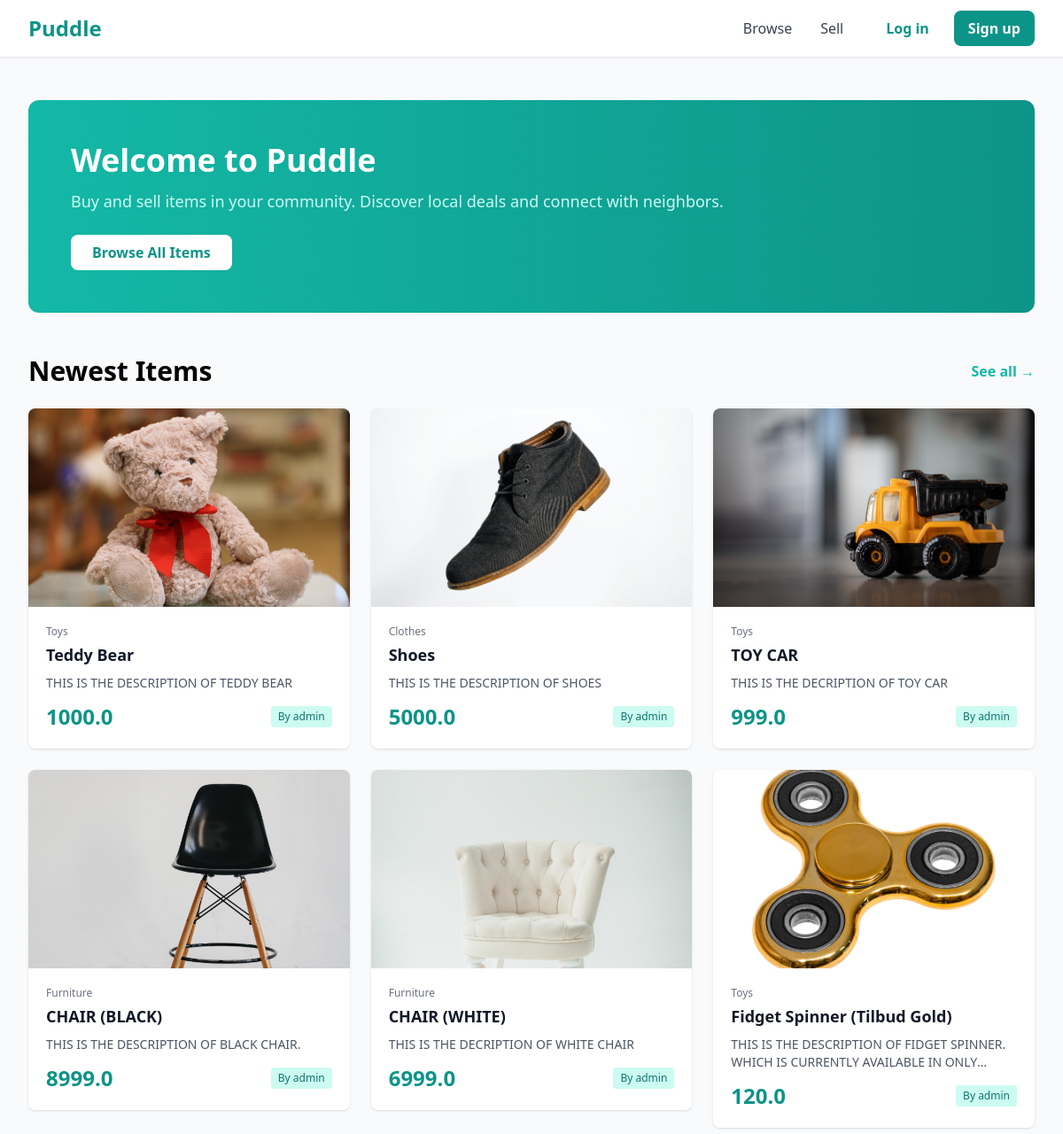
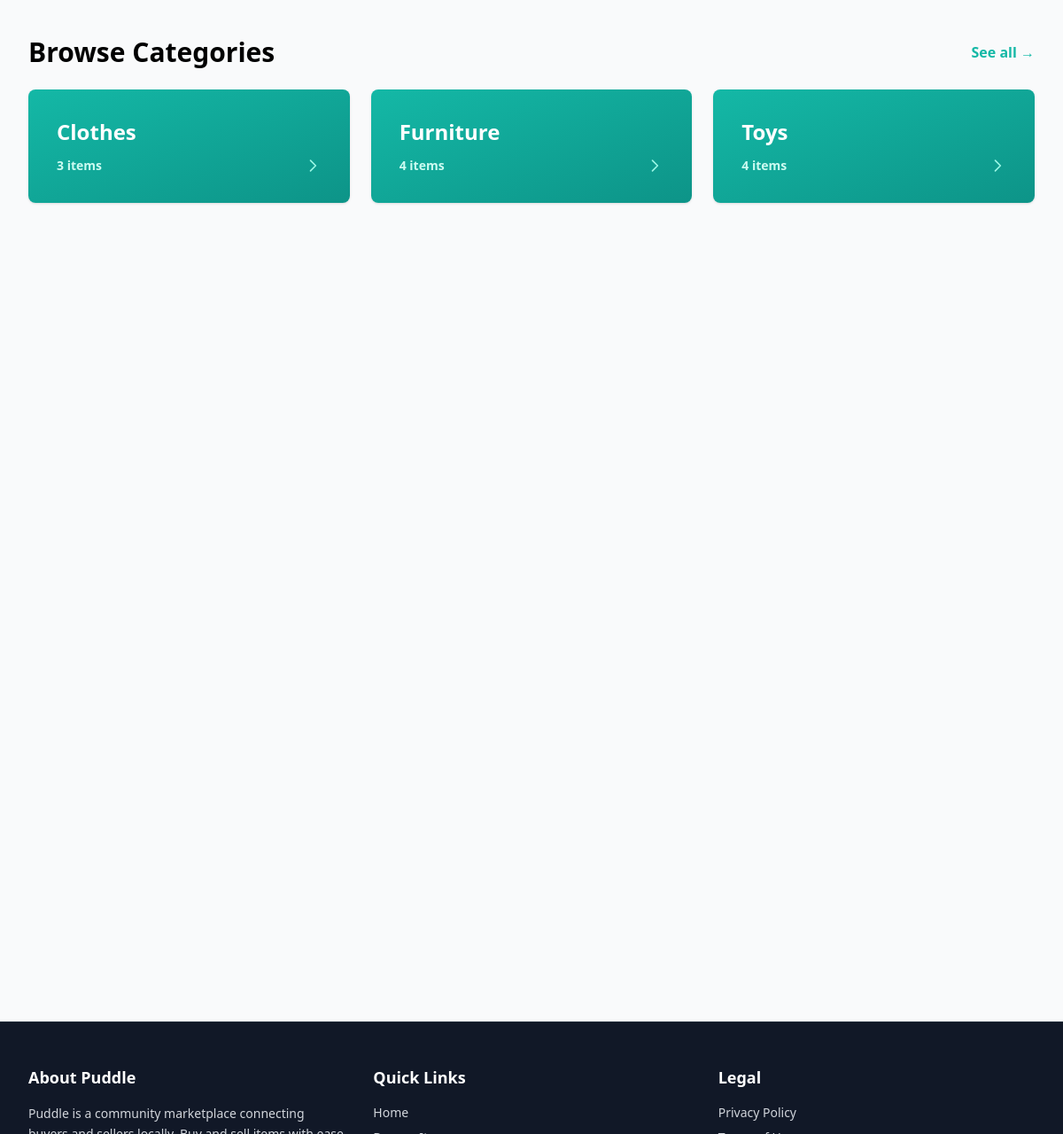
The page / on the database its author committed (2 pictures, top to bottom).
### item/models.py (models this page shows, shortened)
class Item(models.Model):
    category = models.ForeignKey(Category, related_name='items', on_delete=models.CASCADE)
    name = models.CharField(max_length=255)
    description = models.TextField(blank=True, null=True)
    price = models.FloatField()
    image = models.ImageField(upload_to='item_images', blank=True, null=True)
    is_sold = models.BooleanField(default=False)
    created_by = models.ForeignKey(User, related_name='items', on_delete=models.CASCADE)
    created_at = models.DateTimeField(auto_now_add=True)

class Category(models.Model):
    name = models.CharField(max_length=255)
    class Meta:
        ordering = ('name',)
        verbose_name_plural = 'Categories'

### core/views.py (the view)
# urls.py: path('', views.index, name='index'),
def index(request):
    items = Item.objects.filter(is_sold=False)[0:6]
    categories = Category.objects.all()
    return render(request, 'core/index.html', {
        'categories': categories,
        'items': items,
    })

### core/templates/core/index.html (shortened to what this page needs)
{% extends 'core/base.html' %}
{% block content %}
<div class="mb-12 bg-gradient-to-r from-teal-500 to-teal-600 rounded-xl p-8 md:p-12 text-white">
  <h1 class="text-3xl md:text-4xl font-bold mb-3">Welcome to Puddle</h1>
  <p class="text-lg text-teal-100 mb-6">Buy and sell items in your community. Discover local deals and connect with neighbors.</p>
  <a href="{% url 'item:items' %}" class="inline-block px-6 py-2 bg-white text-teal-600 font-semibold rounded-lg hover:bg-teal-50 transition">Browse All Items</a>
</div>
<div class="mb-12">
  <div class="flex justify-between items-center mb-6">
    <h2 class="text-2xl md:text-3xl font-bold">Newest Items</h2>
    <a href="{% url 'item:items' %}" class="text-teal-500 hover:text-teal-700 font-semibold">See all →</a>
  </div>
  {% if items %}
  <div class="grid grid-cols-1 md:grid-cols-2 lg:grid-cols-3 gap-6">
    {% for item in items %}
    <div class="group">
      <a href="{% url 'item:detail' item.id %}" class="block rounded-lg overflow-hidden shadow hover:shadow-lg transition">
        <div class="relative bg-gray-200 overflow-hidden h-48 md:h-56">
          {% if item.image %}
          <img src="{{ item.image.url }}" alt="{{ item.name }}" class="w-full h-full object-cover group-hover:scale-105 transition duration-300">
          {% endif %}
        </div>
        <div class="p-5 bg-white">
          <p class="text-xs text-gray-500 mb-1">{{ item.category.name }}</p>
          <h3 class="text-lg font-semibold text-gray-900 mb-2 line-clamp-2">{{ item.name }}</h3>
          {% if item.description %}
          <p class="text-sm text-gray-600 mb-3 line-clamp-2">{{ item.description }}</p>
          {% endif %}
          <div class="flex justify-between items-center">
            <span class="text-2xl font-bold text-teal-600">{{ item.price }}</span>
            <span class="text-xs bg-teal-100 text-teal-700 px-2 py-1 rounded">By {{ item.created_by.username }}</span>
          </div>
        </div>
      </a>
    </div>
    {% endfor %}
  </div>
  {% endif %}
</div>
<div>
  <div class="flex justify-between items-center mb-6">
    <h2 class="text-2xl md:text-3xl font-bold">Browse Categories</h2>
    <a href="{% url 'item:items' %}" class="text-teal-500 hover:text-teal-700 font-semibold">See all →</a>
  </div>
  {% if categories %}
  <div class="grid grid-cols-1 md:grid-cols-2 lg:grid-cols-3 gap-6">
    {% for category in categories %}
    <a href="{% url 'item:items' %}?category={{ category.id }}" class="group block rounded-lg overflow-hidden shadow hover:shadow-lg transition">
      <div class="bg-gradient-to-br from-teal-500 to-teal-600 p-8 text-white h-32 flex flex-col justify-between group-hover:from-teal-600 group-hover:to-teal-700 transition">
        <div>
          <h3 class="text-xl md:text-2xl font-bold">{{ category.name }}</h3>
        </div>
        <div class="flex items-end justify-between">
          <span class="text-sm font-semibold text-teal-100">{{ category.items.count }} item{{ category.items.count|pluralize }}</span>
          <svg class="w-5 h-5 text-teal-200 group-hover:translate-x-1 transition" fill="none" stroke="currentColor" viewBox="0 0 24 24">
            <path stroke-linecap="round" stroke-linejoin="round" stroke-width="2" d="M9 5l7 7-7 7"/>
          </svg>
        </div>
      </div>
    </a>
    {% endfor %}
  </div>
  {% endif %}
</div>
{% endblock %}

### core/templates/core/base.html (shortened to what this page needs)
<!doctype html>
<html lang="en">
    <head>
        <script src="https://cdn.tailwindcss.com"></script>
    </head>
    <body class="bg-gray-50">
        <nav class="sticky top-0 z-50 bg-white border-b border-gray-200 shadow-sm">
            <div class="max-w-7xl mx-auto px-4 sm:px-6 lg:px-8">
                <div class="flex justify-between items-center h-16">
                    <a href="{% url 'core:index' %}" class="text-2xl font-bold text-teal-600 hover:text-teal-700 transition">Puddle</a>
                    <div class="hidden md:flex items-center space-x-8">
                        <a href="{% url 'item:items' %}" class="text-gray-700 font-medium hover:text-teal-600 transition">Browse</a>
                        <a href="{% url 'item:new' %}" class="text-gray-700 font-medium hover:text-teal-600 transition">Sell</a>
                        {% if request.user.is_authenticated %}
                            <div class="flex items-center space-x-4">
                                <a href="{% url 'conversation:inbox' %}" class="relative inline-flex items-center px-4 py-2 bg-teal-500 text-white font-semibold rounded-lg hover:bg-teal-600 transition">
                                    <svg class="w-5 h-5 mr-2" fill="none" stroke="currentColor" viewBox="0 0 24 24">
                                        <path stroke-linecap="round" stroke-linejoin="round" stroke-width="2" d="M3 8l7.89 5.26a2 2 0 002.22 0L21 8M5 19h14a2 2 0 002-2V7a2 2 0 00-2-2H5a2 2 0 00-2 2v10a2 2 0 002 2z"/>
                                    </svg>
                                    Inbox
                                </a>
                                <a href="{% url 'dashboard:index' %}" class="px-4 py-2 bg-gray-100 text-gray-700 font-semibold rounded-lg hover:bg-gray-200 transition">Dashboard</a>
                                <form method="post" action="{% url 'core:logout' %}" style="display: inline;">
                                    {% csrf_token %}
                                    <button type="submit" class="text-gray-700 font-medium hover:text-red-600 transition">Logout</button>
                                </form>
                            </div>
                        {% else %}
                            <div class="flex items-center space-x-3">
                                <a href="{% url 'core:login' %}" class="px-4 py-2 text-teal-600 font-semibold hover:bg-teal-50 rounded-lg transition">Log in</a>
                                <a href="{% url 'core:signup' %}" class="px-4 py-2 bg-teal-600 text-white font-semibold rounded-lg hover:bg-teal-700 transition">Sign up</a>
                            </div>
                        {% endif %}
                    </div>
                </div>
            </div>
        </nav>
        <div class="min-h-[calc(100vh-16rem)] max-w-7xl mx-auto px-4 sm:px-6 lg:px-8 py-12">
            {% block content %}
            {% endblock %}
        </div>
        <footer class="bg-gray-900 text-gray-300 mt-16 border-t border-gray-800">
            <div class="max-w-7xl mx-auto px-4 sm:px-6 lg:px-8 py-12">
                <div class="grid grid-cols-1 md:grid-cols-3 gap-8 mb-8">
                    <div>
                        <h3 class="text-lg font-bold text-white mb-4">About Puddle</h3>
                        <p class="text-sm leading-relaxed">Puddle is a community marketplace connecting buyers and sellers locally. Buy and sell items with ease in your neighborhood.</p>
                    </div>
                    <div>
                        <h3 class="text-lg font-bold text-white mb-4">Quick Links</h3>
                        <ul class="space-y-2 text-sm">
                            <li><a href="{% url 'core:index' %}" class="hover:text-teal-400 transition">Home</a></li>
                            <li><a href="{% url 'item:items' %}" class="hover:text-teal-400 transition">Browse Items</a></li>
                        </ul>
                    </div>
                    <div>
                        <h3 class="text-lg font-bold text-white mb-4">Legal</h3>
                        <ul class="space-y-2 text-sm">
                            <li><a href="#" class="hover:text-teal-400 transition">Privacy Policy</a></li>
                            <li><a href="#" class="hover:text-teal-400 transition">Terms of Use</a></li>
                        </ul>
                    </div>
                </div>
            </div>
        </footer>
    </body>
</html>

### rows shown on the page
Item: image (picture), category.name "Toys", name "Teddy Bear", description "THIS IS THE DESCRIPTION OF TEDDY BEAR", price "1000.0", created_by.username "admin"
Item: image (picture), category.name "Clothes", name "Shoes", description "THIS IS THE DESCRIPTION OF SHOES", price "5000.0", created_by.username "admin"
Item: image (picture), category.name "Toys", name "TOY CAR", description "THIS IS THE DECRIPTION OF TOY CAR", price "999.0", created_by.username "admin"
Item: image (picture), category.name "Furniture", name "CHAIR (BLACK)", description "THIS IS THE DESCRIPTION OF BLACK CHAIR.", price "8999.0", created_by.username "admin"
Item: image (picture), category.name "Furniture", name "CHAIR (WHITE)", description "THIS IS THE DECRIPTION OF WHITE CHAIR", price "6999.0", created_by.username "admin"
Item: image (picture), category.name "Toys", name "Fidget Spinner (Tilbud Gold)", description "THIS IS THE DESCRIPTION OF FIDGET SPINNER. WHICH IS CURRENTLY AVAILABLE IN…", price "120.0", created_by.username "admin"
Category: name "Clothes", items.count "3"
Category: name "Furniture", items.count "4"
Category: name "Toys", items.count "4"
